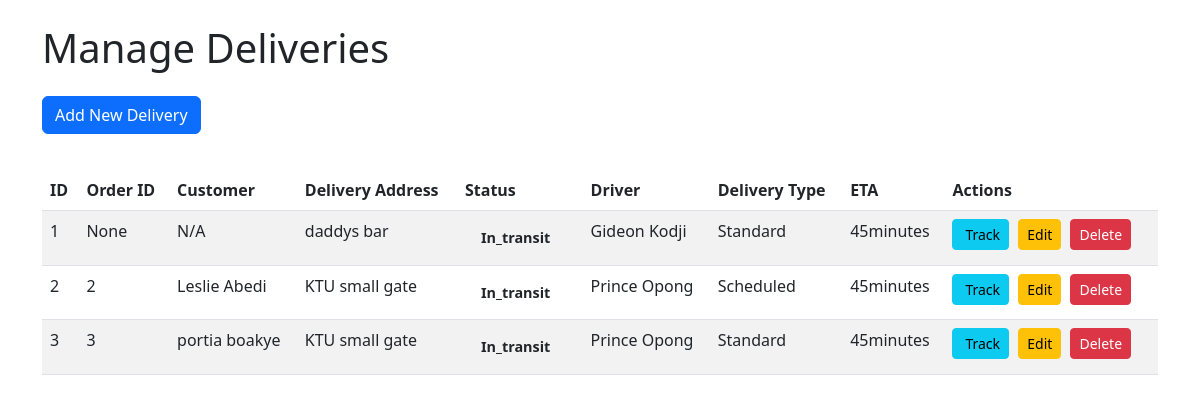
Page /admin/deliveries (signed in) on the committed database.
### main.py (models this page shows)
class Delivery(db.Model):
    id = db.Column(db.Integer, primary_key=True)
    order_id = db.Column(db.Integer, db.ForeignKey('order.id'))
    user_id = db.Column(db.Integer, db.ForeignKey('user.id'))
    delivery_address = db.Column(db.String(200), nullable=False)
    delivery_status = db.Column(db.String(50), default='pending')
    estimated_delivery_time = db.Column(db.String(50))
    driver_id = db.Column(db.Integer, db.ForeignKey('user.id'))
    driver = db.relationship('User', foreign_keys=[driver_id])
    driver_name = db.Column(db.String(100))  # NEW: Store driver name
    vehicle_name = db.Column(db.String(100))  # NEW: Store vehicle name
    license_number = db.Column(db.String(20))  # NEW: Store license plate
    user_latitude = db.Column(db.Float, nullable=True)
    user_longitude = db.Column(db.Float, nullable=True)
    vehicle_latitude = db.Column(db.Float, nullable=True)  # Driver's current location
    vehicle_longitude = db.Column(db.Float, nullable=True)  # Driver's current location
    delivery_type = db.Column(db.String(50), default='standard')
    order = db.relationship('Order', back_populates='deliveries')

class User(UserMixin, db.Model):
    id = db.Column(db.Integer, primary_key=True)
    name = db.Column(db.String(100))
    phone = db.Column(db.String(15))
    email = db.Column(db.String(100), unique=True)
    password = db.Column(db.String(128))
    is_admin = db.Column(db.Boolean, default=False)
    is_driver = db.Column(db.Boolean, default=False)
    vehicle_name = db.Column(db.String(100))
    license_number = db.Column(db.String(20))
    orders = db.relationship('Order', backref='user', lazy=True)

### main.py (the view)
@app.route('/admin/deliveries')
@login_required
@admin_required
def admin_deliveries():
    deliveries = Delivery.query.options(joinedload(Delivery.order).joinedload(Order.user), joinedload(Delivery.driver)).all()
    orders = Order.query.all()
    users = User.query.all()
    drivers = User.query.filter_by(is_driver=True).all()  # Assume User model has is_driver field
    return render_template('admin/deliveries.html', deliveries=deliveries, orders=orders, users=users, drivers=drivers)

### main.py (called while the page is built)
@login_manager.user_loader
def load_user(user_id):
    return User.query.get(int(user_id))

def admin_required(f):
    @wraps(f)
    def decorated_function(*args, **kwargs):
        if not current_user.is_authenticated or not current_user.is_admin:
            flash('Admin access required.', 'danger')
            return redirect(url_for('login'))
        return f(*args, **kwargs)
    return decorated_function

### templates/admin/deliveries.html (shortened to what this page needs)
<!DOCTYPE html>
<html lang="en">
<head>
    <link href="https://cdn.jsdelivr.net/npm/bootstrap@5.3.0/dist/css/bootstrap.min.css" rel="stylesheet">
</head>
<body>
    <div class="container">
        <h1 class="my-4">Manage Deliveries</h1>
        <button type="button" class="btn btn-primary mb-3" data-bs-toggle="modal" data-bs-target="#createDeliveryModal">
            Add New Delivery
        </button>
        <div class="table-container">
            <table class="table table-striped">
                <thead>
                    <tr>
                        <th>ID</th>
                        <th>Order ID</th>
                        <th>Customer</th>
                        <th>Delivery Address</th>
                        <th>Status</th>
                        <th>Driver</th>
                        <th>Delivery Type</th>
                        <th>ETA</th>
                        <th>Actions</th>
                    </tr>
                </thead>
                <tbody>
                    {% for delivery in deliveries %}
                    <tr>
                        <td>{{ delivery.id }}</td>
                        <td>{{ delivery.order_id }}</td>
                        <td>{{ delivery.order.user.name if delivery.order and delivery.order.user else 'N/A' }}</td>
                        <td>{{ delivery.delivery_address }}</td>
                        <td><span class="status-badge status-{{ delivery.delivery_status }}">{{ delivery.delivery_status|title }}</span></td>
                        <td>{{ delivery.driver.name if delivery.driver else 'Not Assigned' }}</td>
                        <td>{{ delivery.delivery_type|title }}</td>
                        <td>{{ delivery.estimated_delivery_time or 'N/A' }}</td>
                        <td>
                            <a href="{{ url_for('track_delivery', id=delivery.id) }}" class="btn btn-info btn-sm action-btn">
                                Track
                            </a>
                            <button type="button" class="btn btn-warning btn-sm action-btn" data-bs-toggle="modal" data-bs-target="#editDeliveryModal"
                                    onclick="populateEditForm('{{ delivery.id }}', '{{ delivery.order_id}}', '{{ delivery.delivery_address }}', '{{ delivery.delivery_status }}', '{{ delivery.estimated_delivery_time}}', '{{ delivery.driver_id }}', '{{ delivery.delivery_type }}', '{{ delivery.user_latitude}}', '{{ delivery.user_longitude }}')">
                                Edit
                            </button>
                            <form action="{{ url_for('delete_delivery', id=delivery.id) }}" method="POST" style="display:inline;" onsubmit="return confirm('Are you sure you want to delete delivery #{{ delivery.id }}?');">
                                <button type="submit" class="btn btn-danger btn-sm action-btn">Delete</button>
                            </form>
                        </td>
                    </tr>
                    {% else %}
                    <tr>
                        <td colspan="9" class="text-center">No deliveries found.</td>
                    </tr>
                    {% endfor %}
                </tbody>
            </table>
        </div>
    </div>
</body>
</html>

### templates/admin/deliveries.html (style rules this page uses)
.table-container { margin-top: 20px; }
.action-btn { margin-right: 5px; }
.status-badge { padding: 8px 16px; border-radius: 25px; font-size: 0.9rem; font-weight: 600; display: inline-block; }

### rows in the picture
Delivery: id "1", order_id "None", order.user "N/A", delivery_address "daddys bar", delivery_status "In_transit", driver "Gideon Kodji", delivery_type "Standard", estimated_delivery_time "45minutes"
Delivery: id "2", order_id "2", order.user "Leslie Abedi", delivery_address "KTU small gate", delivery_status "In_transit", driver "Prince Opong", delivery_type "Scheduled", estimated_delivery_time "45minutes"
Delivery: id "3", order_id "3", order.user "portia boakye", delivery_address "KTU small gate", delivery_status "In_transit", driver "Prince Opong", delivery_type "Standard", estimated_delivery_time "45minutes"
